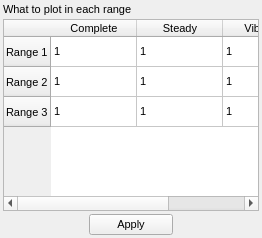
            <widget class="QFrame" name="groupSelectionPlotAll">
             <property name="sizePolicy">
              <sizepolicy hsizetype="MinimumExpanding" vsizetype="Minimum">
               <horstretch>0</horstretch>
               <verstretch>0</verstretch>
              </sizepolicy>
             </property>
             <property name="minimumSize">
              <size>
               <width>0</width>
               <height>0</height>
              </size>
             </property>
             <property name="maximumSize">
              <size>
               <width>16777215</width>
               <height>999999</height>
              </size>
             </property>
             <property name="frameShape">
              <enum>QFrame::NoFrame</enum>
             </property>
             <property name="frameShadow">
              <enum>QFrame::Plain</enum>
             </property>
             <layout class="QGridLayout" name="gridLayout_28">
              <property name="leftMargin">
               <number>3</number>
              </property>
              <property name="topMargin">
               <number>3</number>
              </property>
              <property name="rightMargin">
               <number>3</number>
              </property>
              <property name="bottomMargin">
               <number>3</number>
              </property>
              <property name="spacing">
               <number>3</number>
              </property>
              <item row="0" column="0" colspan="2">
               <widget class="QLabel" name="label_32">
                <property name="sizePolicy">
                 <sizepolicy hsizetype="Minimum" vsizetype="Minimum">
                  <horstretch>0</horstretch>
                  <verstretch>0</verstretch>
                 </sizepolicy>
                </property>
                <property name="font">
                 <font>
                  <pointsize>8</pointsize>
                 </font>
                </property>
                <property name="text">
                 <string>What to plot in each range</string>
                </property>
               </widget>
              </item>
              <item row="2" column="0">
               <spacer name="horizontalSpacer_16">
                <property name="orientation">
                 <enum>Qt::Horizontal</enum>
                </property>
                <property name="sizeType">
                 <enum>QSizePolicy::Minimum</enum>
                </property>
                <property name="sizeHint" stdset="0">
                 <size>
                  <width>5</width>
                  <height>20</height>
                 </size>
                </property>
               </spacer>
              </item>
              <item row="2" column="1">
               <widget class="QPushButton" name="buttonApplyAllSignals">
                <property name="sizePolicy">
                 <sizepolicy hsizetype="Minimum" vsizetype="Minimum">
                  <horstretch>0</horstretch>
                  <verstretch>0</verstretch>
                 </sizepolicy>
                </property>
                <property name="font">
                 <font>
                  <pointsize>8</pointsize>
                 </font>
                </property>
                <property name="text">
                 <string>Apply</string>
                </property>
               </widget>
              </item>
              <item row="2" column="2">
               <spacer name="horizontalSpacer_15">
                <property name="orientation">
                 <enum>Qt::Horizontal</enum>
                </property>
                <property name="sizeType">
                 <enum>QSizePolicy::Minimum</enum>
                </property>
                <property name="sizeHint" stdset="0">
                 <size>
                  <width>5</width>
                  <height>20</height>
                 </size>
                </property>
               </spacer>
              </item>
              <item row="1" column="0" colspan="3">
               <widget class="QTableWidget" name="selectionPlotAllSignals">
                <property name="sizePolicy">
                 <sizepolicy hsizetype="Minimum" vsizetype="Minimum">
                  <horstretch>0</horstretch>
                  <verstretch>0</verstretch>
                 </sizepolicy>
                </property>
                <property name="minimumSize">
                 <size>
                  <width>0</width>
                  <height>0</height>
                 </size>
                </property>
                <property name="maximumSize">
                 <size>
                  <width>710</width>
                  <height>200</height>
                 </size>
                </property>
                <property name="font">
                 <font>
                  <pointsize>8</pointsize>
                 </font>
                </property>
                <property name="frameShape">
                 <enum>QFrame::StyledPanel</enum>
                </property>
                <property name="wordWrap">
                 <bool>false</bool>
                </property>
                <property name="rowCount">
                 <number>3</number>
                </property>
                <property name="columnCount">
                 <number>3</number>
                </property>
                <attribute name="horizontalHeaderVisible">
                 <bool>true</bool>
                </attribute>
                <attribute name="horizontalHeaderCascadingSectionResizes">
                 <bool>false</bool>
                </attribute>
                <attribute name="horizontalHeaderDefaultSectionSize">
                 <number>86</number>
                </attribute>
                <attribute name="horizontalHeaderHighlightSections">
                 <bool>true</bool>
                </attribute>
                <attribute name="horizontalHeaderMinimumSectionSize">
                 <number>0</number>
                </attribute>
                <attribute name="horizontalHeaderStretchLastSection">
                 <bool>true</bool>
                </attribute>
                <attribute name="verticalHeaderVisible">
                 <bool>true</bool>
                </attribute>
                <attribute name="verticalHeaderMinimumSectionSize">
                 <number>0</number>
                </attribute>
                <attribute name="verticalHeaderStretchLastSection">
                 <bool>false</bool>
                </attribute>
                <row>
                 <property name="text">
                  <string>Range 1</string>
                 </property>
                </row>
                <row>
                 <property name="text">
                  <string>Range 2</string>
                 </property>
                </row>
                <row>
                 <property name="text">
                  <string>Range 3</string>
                 </property>
                </row>
                <column>
                 <property name="text">
                  <string>Complete</string>
                 </property>
                 <property name="font">
                  <font>
                   <pointsize>8</pointsize>
                  </font>
                 </property>
                </column>
                <column>
                 <property name="text">
                  <string>Steady</string>
                 </property>
                 <property name="font">
                  <font>
                   <pointsize>8</pointsize>
                  </font>
                 </property>
                </column>
                <column>
                 <property name="text">
                  <string>Vibration</string>
                 </property>
                 <property name="font">
                  <font>
                   <pointsize>8</pointsize>
                  </font>
                 </property>
                </column>
                <item row="0" column="0">
                 <property name="text">
                  <string>1</string>
                 </property>
                </item>
                <item row="0" column="1">
                 <property name="text">
                  <string>1</string>
                 </property>
                </item>
                <item row="0" column="2">
                 <property name="text">
                  <string>1</string>
                 </property>
                </item>
                <item row="1" column="0">
                 <property name="text">
                  <string>1</string>
                 </property>
                </item>
                <item row="1" column="1">
                 <property name="text">
                  <string>1</string>
                 </property>
                </item>
                <item row="1" column="2">
                 <property name="text">
                  <string>1</string>
                 </property>
                </item>
                <item row="2" column="0">
                 <property name="text">
                  <string>1</string>
                 </property>
                </item>
                <item row="2" column="1">
                 <property name="text">
                  <string>1</string>
                 </property>
                </item>
                <item row="2" column="2">
                 <property name="text">
                  <string>1</string>
                 </property>
                </item>
               </widget>
              </item>
             </layout>
            </widget>
